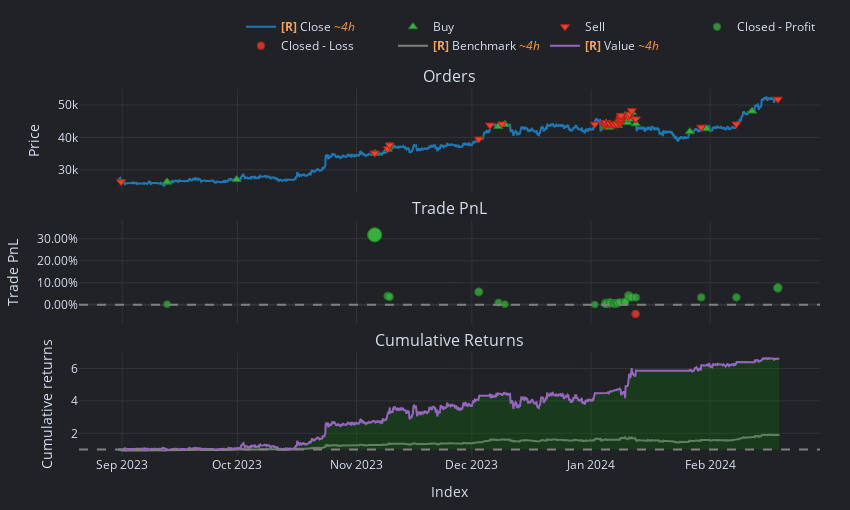

Notebook code cell kept with this figure:
### Code cell
pf.plot().show()
pf.stats()

### Figure 1 — Plotly figure (JSON) as saved in the notebook; plotly's stock layout.template omitted (floating-point values rounded to 4 significant figures; data arrays with more than 128 entries replaced by an {"elided": "..."} marker saying what was removed)
{"data": [{"legendgroup": "0", "line": {"color": "#1f77b4"}, "mode": "lines", "name": "<b style=\"color:sandybrown\">[R]</b> Close <i style=\"color:#fc9944\">~4h</i>", "showlegend": true, "type": "scatter", "uid": "e50a42d1-8650-4a85-97de-041fb8a558fa", "x": {"elided": "1000 str values"}, "xaxis": "x", "y": {"elided": "1000 float values"}, "yaxis": "y"}, {"customdata": {"elided": "53x5 mixed values"}, "hovertemplate": "<br>Order Id: %{customdata[0]}\n<br>Index: %{customdata[1]}\n<br>Size: %{customdata[2]:,}\n<br>Price: %{customdata[3]:,}\n<br>Fees: %{customdata[4]:,}", "marker": {"color": "#37B13F", "line": {"color": "rgb(38,123,44)", "width": 1}, "size": 8, "symbol": "triangle-up"}, "mode": "markers", "name": "Buy", "type": "scatter", "uid": "528d7506-ccf8-43a9-b705-53dfa3d00330", "x": ["2023-09-12T16:22:54+00:00", "2023-09-12T16:23:05+00:00", "2023-09-30T18:35:29+00:00", "2023-11-05T19:04:03+00:00", "2023-11-09T02:56:01+00:00", "2023-11-09T15:26:46+00:00", "2023-12-07T21:25:17+00:00", "2023-12-09T13:49:08+00:00", "2023-12-09T13:56:25+00:00", "2024-01-04T12:57:09+00:00", "2024-01-04T19:47:20+00:00", "2024-01-04T19:47:20.001000+00:00", "2024-01-04T19:49:46+00:00", "2024-01-04T20:44:41+00:00", "2024-01-04T20:45:34+00:00", "2024-01-04T21:01:19+00:00", "2024-01-04T21:13:10+00:00", "2024-01-04T22:35:13+00:00", "2024-01-04T22:35:13.001000+00:00", "2024-01-04T22:40:47+00:00", "2024-01-04T23:44:12+00:00", "2024-01-05T04:52:58+00:00", "2024-01-05T17:10:11+00:00", "2024-01-05T20:56:59+00:00", "2024-01-05T20:57:41+00:00", "2024-01-06T01:22:18+00:00", "2024-01-06T01:22:37+00:00", "2024-01-06T12:53:44+00:00", "2024-01-06T23:08:52+00:00", "2024-01-06T23:09:09+00:00", "2024-01-07T04:05:34+00:00", "2024-01-07T04:05:58+00:00", "2024-01-07T15:57:09+00:00", "2024-01-07T17:03:30+00:00", "2024-01-07T17:03:50+00:00", "2024-01-07T23:35:57+00:00", "2024-01-07T23:36:16+00:00", "2024-01-09T21:25:20+00:00", "2024-01-09T21:25:20.001000+00:00", "2024-01-09T21:25:20.002000+00:00", "2024-01-09T21:25:20.003000+00:00", "2024-01-09T21:25:20.004000+00:00", "2024-01-09T21:25:20.005000+00:00", "2024-01-09T21:25:20.006000+00:00", "2024-01-09T21:25:20.007000+00:00", "2024-01-10T12:56:44+00:00", "2024-01-10T20:13:52+00:00", "2024-01-10T23:38:44+00:00", "2024-01-11T15:28:33+00:00", "2024-01-12T16:18:36+00:00", "2024-01-26T17:29:08+00:00", "2024-01-31T02:21:23+00:00", "2024-02-11T21:51:42+00:00"], "xaxis": "x", "y": [26240.0, 26250.0, 27008, 35070.0, 36360.0, 37340.0, 43364, 44050.0, 44030.0, 43350.0, 43970.0, 43970.0, 44030.0, 44360.0, 44350.0, 44160.0, 44280.0, 44328, 44330.0, 44380.0, 44130.0, 43580.0, 43162, 43890.0, 43760.0, 43930.0, 43910.0, 43580.0, 43760.0, 43752, 43950.0, 43950.0, 44060.0, 43790.0, 43810.0, 43750.0, 43760.0, 44950, 44950, 44950, 44950, 44950, 44950, 44950, 44950, 44560.0, 45590.0, 46680.0, 47700.0, 44198, 41780.0, 42694, 48130.0], "yaxis": "y"}, {"customdata": {"elided": "53x5 mixed values"}, "hovertemplate": "<br>Order Id: %{customdata[0]}\n<br>Index: %{customdata[1]}\n<br>Size: %{customdata[2]:,}\n<br>Price: %{customdata[3]:,}\n<br>Fees: %{customdata[4]:,}", "marker": {"color": "#EA4335", "line": {"color": "rgb(181,31,18)", "width": 1}, "size": 8, "symbol": "triangle-down"}, "mode": "markers", "name": "Sell", "type": "scatter", "uid": "f8a1a001-997e-4def-8e6d-ff2264171641", "x": ["2023-08-31T17:07:06+00:00", "2023-11-05T17:11:17+00:00", "2023-11-05T17:11:19+00:00", "2023-11-09T02:26:45+00:00", "2023-11-09T14:13:04+00:00", "2023-12-02T19:10:51+00:00", "2023-12-05T17:28:50+00:00", "2023-12-08T20:45:39+00:00", "2024-01-01T23:41:22+00:00", "2024-01-04T14:54:41+00:00", "2024-01-04T15:18:48+00:00", "2024-01-04T19:29:18+00:00", "2024-01-04T20:39:34+00:00", "2024-01-04T20:41:25+00:00", "2024-01-04T21:06:46+00:00", "2024-01-04T21:06:46.001000+00:00", "2024-01-04T21:26:59+00:00", "2024-01-04T21:30:05+00:00", "2024-01-04T22:16:39+00:00", "2024-01-05T20:54:53+00:00", "2024-01-05T20:54:53.001000+00:00", "2024-01-05T20:54:53.002000+00:00", "2024-01-05T20:54:53.003000+00:00", "2024-01-05T20:55:42+00:00", "2024-01-05T23:05:36+00:00", "2024-01-05T23:06:02+00:00", "2024-01-06T18:43:20+00:00", "2024-01-06T18:43:20.001000+00:00", "2024-01-06T18:43:52+00:00", "2024-01-07T00:36:27+00:00", "2024-01-07T00:36:43+00:00", "2024-01-07T13:15:55+00:00", "2024-01-07T13:16:11+00:00", "2024-01-07T16:28:18+00:00", "2024-01-07T18:12:21+00:00", "2024-01-07T18:12:39+00:00", "2024-01-08T11:46:29+00:00", "2024-01-08T11:46:53+00:00", "2024-01-08T12:02:17+00:00", "2024-01-08T17:27:58+00:00", "2024-01-08T17:28:21+00:00", "2024-01-08T18:06:23+00:00", "2024-01-08T18:06:48+00:00", "2024-01-08T18:40:44+00:00", "2024-01-08T19:35:45+00:00", "2024-01-10T17:59:27+00:00", "2024-01-10T23:06:18+00:00", "2024-01-11T14:41:04+00:00", "2024-01-12T14:26:56+00:00", "2024-01-12T14:27:19+00:00", "2024-01-29T16:40:39+00:00", "2024-02-07T20:17:15+00:00", "2024-02-18T15:02:22+00:00"], "xaxis": "x", "y": [26310.0, 35160.0, 35160.0, 36470.0, 37680.0, 39520.0, 43810.0, 44170.0, 44082, 43622, 43891, 44410.0, 44470.0, 44500.0, 44400.0, 44400.0, 44425, 44400.0, 44630.0, 44160.0, 44160.0, 44160.0, 44160.0, 44084, 44310.0, 44240.0, 44054, 44054, 44070.0, 44060.0, 44060.0, 44250.0, 44250.0, 44160.0, 44124, 44120.0, 44300.0, 44280.0, 44860.0, 45240.0, 45220.0, 45890.0, 45940.0, 46580.0, 46818, 46450.0, 47190.0, 48250.0, 45700.0, 45710.0, 43180.0, 44130.0, 51820.0], "yaxis": "y"}, {"customdata": {"elided": "52x5 mixed values"}, "hovertemplate": "<br>Exit Trade Id: %{customdata[0]}\n<br>Position Id: %{customdata[1]}\n<br>Exit Index: %{customdata[2]}\n<br>PnL: %{customdata[3]:,}\n<br>Return: %{customdata[4]:,%}", "marker": {"color": "#37B13F", "line": {"color": "rgb(38,123,44)", "width": 1}, "opacity": [0.7507, 0.9, 0.9, 0.7684, 0.7667, 0.777, 0.7542, 0.7508, 0.75, 0.7524, 0.7512, 0.7512, 0.7542, 0.751, 0.751, 0.751, 0.7511, 0.7514, 0.7514, 0.7531, 0.7531, 0.7531, 0.7531, 0.7515, 0.7554, 0.7529, 0.7528, 0.7528, 0.7527, 0.7528, 0.7507, 0.7526, 0.7514, 0.7535, 0.7528, 0.7534, 0.7553, 0.7559, 0.7559, 0.7559, 0.7559, 0.7559, 0.7559, 0.7559, 0.7559, 0.7696, 0.7661, 0.7654, 0.7651, 0.7653, 0.7654, 0.7858], "size": [7.035, 14, 14.0, 7.857, 7.78, 8.262, 7.198, 7.037, 7, 7.113, 7.058, 7.058, 7.196, 7.045, 7.046, 7.046, 7.049, 7.066, 7.066, 7.146, 7.146, 7.146, 7.146, 7.072, 7.252, 7.134, 7.132, 7.132, 7.127, 7.131, 7.031, 7.123, 7.067, 7.162, 7.131, 7.159, 7.247, 7.276, 7.276, 7.276, 7.276, 7.276, 7.276, 7.276, 7.276, 7.913, 7.751, 7.717, 7.706, 7.713, 7.72, 8.673], "symbol": "circle"}, "mode": "markers", "name": "Closed - Profit", "type": "scatter", "uid": "3acaf54a-772d-48ab-936a-9e0b4bf45c82", "x": ["2023-09-12T16:22:54+00:00", "2023-11-05T17:11:17+00:00", "2023-11-05T17:11:19+00:00", "2023-11-09T02:26:45+00:00", "2023-11-09T14:13:04+00:00", "2023-12-02T19:10:51+00:00", "2023-12-07T21:25:17+00:00", "2023-12-09T13:49:08+00:00", "2024-01-01T23:41:22+00:00", "2024-01-04T14:54:41+00:00", "2024-01-04T19:47:20+00:00", "2024-01-04T19:47:20.001000+00:00", "2024-01-04T20:39:34+00:00", "2024-01-04T20:44:41+00:00", "2024-01-04T21:06:46+00:00", "2024-01-04T21:06:46.001000+00:00", "2024-01-04T21:26:59+00:00", "2024-01-04T22:35:13+00:00", "2024-01-04T22:35:13.001000+00:00", "2024-01-05T20:54:53+00:00", "2024-01-05T20:54:53.001000+00:00", "2024-01-05T20:54:53.002000+00:00", "2024-01-05T20:54:53.003000+00:00", "2024-01-05T20:56:59+00:00", "2024-01-05T23:05:36+00:00", "2024-01-06T01:22:18+00:00", "2024-01-06T18:43:20+00:00", "2024-01-06T18:43:20.001000+00:00", "2024-01-06T23:08:52+00:00", "2024-01-07T00:36:27+00:00", "2024-01-07T04:05:34+00:00", "2024-01-07T13:15:55+00:00", "2024-01-07T15:57:09+00:00", "2024-01-07T17:03:30+00:00", "2024-01-07T18:12:21+00:00", "2024-01-07T23:35:57+00:00", "2024-01-08T11:46:29+00:00", "2024-01-09T21:25:20+00:00", "2024-01-09T21:25:20.001000+00:00", "2024-01-09T21:25:20.002000+00:00", "2024-01-09T21:25:20.003000+00:00", "2024-01-09T21:25:20.004000+00:00", "2024-01-09T21:25:20.005000+00:00", "2024-01-09T21:25:20.006000+00:00", "2024-01-09T21:25:20.007000+00:00", "2024-01-10T17:59:27+00:00", "2024-01-10T23:06:18+00:00", "2024-01-11T14:41:04+00:00", "2024-01-12T16:18:36+00:00", "2024-01-29T16:40:39+00:00", "2024-02-07T20:17:15+00:00", "2024-02-18T15:02:22+00:00"], "xaxis": "x2", "y": [0.00271, 0.3174, 0.3173, 0.03988, 0.0364, 0.05817, 0.0101, 0.002812, 0.001149, 0.006254, 0.003751, 0.003751, 0.01, 0.003182, 0.00324, 0.00324, 0.00337, 0.004143, 0.004132, 0.007762, 0.007755, 0.007755, 0.007755, 0.004383, 0.01252, 0.00721, 0.007095, 0.007095, 0.006888, 0.007074, 0.002549, 0.006725, 0.004181, 0.008482, 0.007068, 0.00835, 0.01233, 0.01361, 0.01361, 0.01361, 0.01361, 0.01361, 0.01361, 0.01361, 0.01361, 0.0424, 0.03507, 0.03355, 0.03305, 0.03336, 0.03366, 0.07671], "yaxis": "y2"}, {"customdata": [["48", "33", "2024-01-12 14:26:56+00:00", -4407.0, -0.04181]], "hovertemplate": "<br>Exit Trade Id: %{customdata[0]}\n<br>Position Id: %{customdata[1]}\n<br>Exit Index: %{customdata[2]}\n<br>PnL: %{customdata[3]:,}\n<br>Return: %{customdata[4]:,%}", "marker": {"color": "#EA4335", "line": {"color": "rgb(181,31,18)", "width": 1}, "opacity": [0.7693], "size": [7.9], "symbol": "circle"}, "mode": "markers", "name": "Closed - Loss", "type": "scatter", "uid": "889f7852-b29b-440c-b2a7-477e2ffdccf4", "x": ["2024-01-12T14:26:56+00:00"], "xaxis": "x2", "y": [-0.04181], "yaxis": "y2"}, {"legendgroup": "1", "line": {"color": "#7f7f7f"}, "mode": "lines", "name": "<b style=\"color:sandybrown\">[R]</b> Benchmark <i style=\"color:#fc9944\">~4h</i>", "showlegend": true, "type": "scatter", "uid": "9f10f3e6-bc36-408e-85b6-315140d7e59f", "x": {"elided": "1000 str values"}, "xaxis": "x3", "y": {"elided": "1000 float values"}, "yaxis": "y3"}, {"hoverinfo": "skip", "line": {"color": "rgba(0, 0, 0, 0)", "width": 0}, "mode": "lines", "name": "<b style=\"color:sandybrown\">[R]</b> trace 6 <i style=\"color:#fc9944\">~4h</i>", "opacity": 0, "showlegend": false, "type": "scatter", "uid": "b83b7364-f1d5-464d-a684-84819c9d0443", "x": {"elided": "1000 str values"}, "xaxis": "x3", "y": {"elided": "1000 int values"}, "yaxis": "y3"}, {"connectgaps": false, "fill": "tonexty", "fillcolor": "rgba(0, 128, 0, 0.25)", "hoverinfo": "skip", "line": {"color": "rgba(0, 0, 0, 0)", "width": 0}, "mode": "lines", "name": "<b style=\"color:sandybrown\">[R]</b> trace 7 <i style=\"color:#fc9944\">~4h</i>", "opacity": 0, "showlegend": false, "type": "scatter", "uid": "402c72e8-8e31-40a2-a279-87a01ea2a8c1", "x": {"elided": "1000 str values"}, "xaxis": "x3", "y": {"elided": "1000 float values"}, "yaxis": "y3"}, {"hoverinfo": "skip", "line": {"color": "rgba(0, 0, 0, 0)", "width": 0}, "mode": "lines", "name": "<b style=\"color:sandybrown\">[R]</b> trace 8 <i style=\"color:#fc9944\">~4h</i>", "opacity": 0, "showlegend": false, "type": "scatter", "uid": "b9b85cc9-4ba9-43c4-9580-df659c7d5491", "x": {"elided": "1000 str values"}, "xaxis": "x3", "y": {"elided": "1000 int values"}, "yaxis": "y3"}, {"connectgaps": false, "fill": "tonexty", "fillcolor": "rgba(255, 0, 0, 0.25)", "hoverinfo": "skip", "line": {"color": "rgba(0, 0, 0, 0)", "width": 0}, "mode": "lines", "name": "<b style=\"color:sandybrown\">[R]</b> trace 9 <i style=\"color:#fc9944\">~4h</i>", "opacity": 0, "showlegend": false, "type": "scatter", "uid": "64173307-e22f-4909-a26c-91ab8e41189b", "x": {"elided": "1000 str values"}, "xaxis": "x3", "y": {"elided": "1000 float values"}, "yaxis": "y3"}, {"legendgroup": "2", "line": {"color": "#9467bd"}, "mode": "lines", "name": "<b style=\"color:sandybrown\">[R]</b> Value <i style=\"color:#fc9944\">~4h</i>", "showlegend": true, "type": "scatter", "uid": "3e5f7fd2-2103-45a0-b5fb-e6b92be40568", "x": {"elided": "1000 str values"}, "xaxis": "x3", "y": {"elided": "1000 float values"}, "yaxis": "y3"}, {"hoverinfo": "skip", "line": {"color": "rgba(0, 0, 0, 0)", "width": 0}, "mode": "lines", "name": "<b style=\"color:sandybrown\">[R]</b> trace 11 <i style=\"color:#fc9944\">~4h</i>", "opacity": 0, "showlegend": false, "type": "scatter", "uid": "e0dddf7e-ddbf-4146-9811-c810b91dd3cb", "x": {"elided": "1000 str values"}, "xaxis": "x3", "y": {"elided": "1000 int values"}, "yaxis": "y3"}], "layout": {"annotations": [{"font": {"size": 16}, "showarrow": false, "text": "Orders", "x": 0.5, "xanchor": "center", "xref": "paper", "y": 1, "yanchor": "bottom", "yref": "paper"}, {"font": {"size": 16}, "showarrow": false, "text": "Trade PnL", "x": 0.5, "xanchor": "center", "xref": "paper", "y": 0.6405, "yanchor": "bottom", "yref": "paper"}, {"font": {"size": 16}, "showarrow": false, "text": "Cumulative Returns", "x": 0.5, "xanchor": "center", "xref": "paper", "y": 0.281, "yanchor": "bottom", "yref": "paper"}], "height": 510, "legend": {"orientation": "h", "traceorder": "normal", "x": 1, "xanchor": "right", "y": 1.078, "yanchor": "bottom"}, "margin": {"b": 30, "l": 30, "r": 30, "t": 30}, "shapes": [{"line": {"color": "gray", "dash": "dash"}, "type": "line", "x0": 0, "x1": 1, "xref": "paper", "y0": 0, "y1": 0, "yref": "y2"}, {"line": {"color": "gray", "dash": "dash"}, "type": "line", "x0": 0, "x1": 1, "xref": "paper", "y0": 1, "y1": 1, "yref": "y3"}], "showlegend": true, "width": 850, "xaxis": {"anchor": "y", "domain": [0, 1], "matches": "x3", "showticklabels": false}, "xaxis2": {"anchor": "y2", "domain": [0, 1], "matches": "x3", "showticklabels": false}, "xaxis3": {"anchor": "y3", "domain": [0, 1], "title": {"text": "Index"}}, "yaxis": {"anchor": "x", "domain": [0.719, 1], "title": {"text": "Price"}}, "yaxis2": {"anchor": "x2", "domain": [0.3595, 0.6405], "tickformat": ".2%", "title": {"text": "Trade PnL"}}, "yaxis3": {"anchor": "x3", "domain": [0, 0.281], "title": {"text": "Cumulative returns"}}}}
